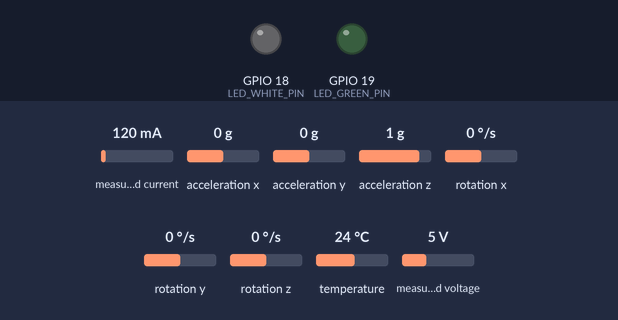
Recording of a sketch running on a simulated ESP32. On the bench: output pins drawn as LEDs (lit = HIGH). Inputs (shaded band) come from the test bench; at power-on: measured current 120 mA, acceleration x 0 g, acceleration y 0 g, acceleration z 1 g, rotation x 0 °/s, rotation y 0 °/s, rotation z 0 °/s, temperature 24 °C, measured voltage 5 V. What the sketch prints to the serial monitor is not drawn.

Above: at 0.0 s.
At 1.6 s:
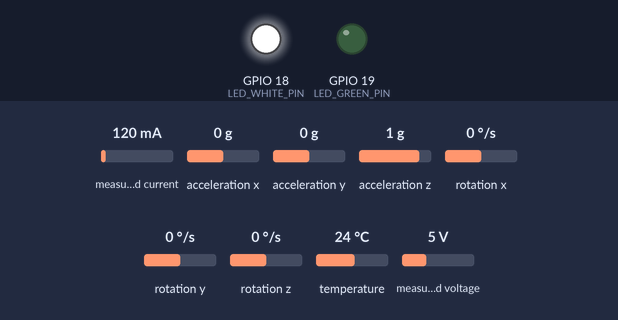
At 9.1 s:
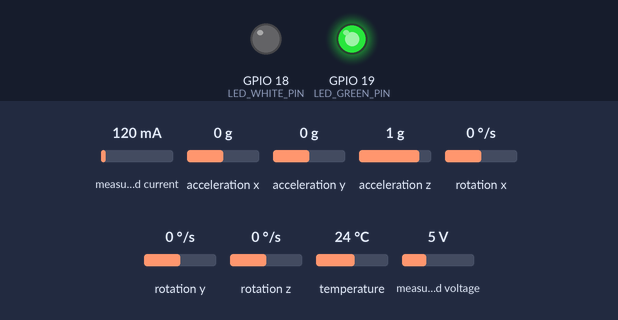
Timing chart, 0 to 10.6 s (numbered marks = the images above):
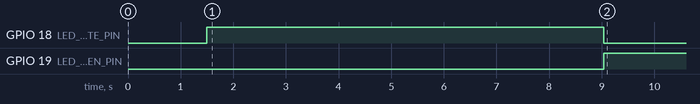

The sketch:

esp_bench_real_debug.ino
```cpp
#include <Wire.h>
#include <Adafruit_INA219.h>
#include <Adafruit_MPU6050.h>
#include <Adafruit_Sensor.h>
#include <math.h>
#include <stdio.h>

Adafruit_INA219 ina219;
Adafruit_MPU6050 mpu;

// --------------------------------------------------
// Hardware
// --------------------------------------------------
const int LED_GREEN_PIN = 19;
const int LED_WHITE_PIN = 18;
const int I2C_SDA_PIN = 21;
const int I2C_SCL_PIN = 22;

// If current is reversed with your wiring, set this to true.
const bool CURRENT_INVERT = false;

// Better default for a small motor.
// Change to true only if startup peaks saturate.
const bool INA_USE_32V_2A = false;

// Debug options
const bool CURRENT_DEBUG_NOTES = true;

// false = keep your normal demo behavior (delta above baseline on the chart)
// true  = send absolute current to the page for debugging
const bool CURRENT_DEBUG_SEND_ABSOLUTE_TO_UI = false;

// --------------------------------------------------
// Timing
// --------------------------------------------------
const unsigned long LOOP_MS = 250;
unsigned long lastLoopMs = 0;

// --------------------------------------------------
// Sensor availability
// --------------------------------------------------
bool inaAvailable = false;
bool mpuAvailable = false;

// --------------------------------------------------
// Current filtering (INA219)
// current_a sent to UI = delta above rest baseline
// unless CURRENT_DEBUG_SEND_ABSOLUTE_TO_UI = true
// --------------------------------------------------
const int CURRENT_WINDOW = 5;
float currentWindow[CURRENT_WINDOW];
int currentWindowCount = 0;
int currentWindowIndex = 0;

float filteredCurrentAbs = 0.0f;
float displayedCurrent = 0.0f;

const float CURRENT_ZERO_CLAMP = 0.003f;
const float CURRENT_UI_ZERO_CLAMP = 0.003f;
const float CURRENT_RISE_ALPHA = 0.25f;
const float CURRENT_FALL_ALPHA = 0.55f;
const float CURRENT_FAST_ALPHA = 0.50f;
const float CURRENT_SLOW_ALPHA = 0.18f;
const float CURRENT_STATE_CHANGE_THRESHOLD = 0.020f;
const float CURRENT_QUANT_STEP = 0.002f;

// Raw current debug values
float lastCurrentSignedRaw = 0.0f;
float lastCurrentAbsForFilter = 0.0f;
float lastCurrentMedian = 0.0f;
float lastCurrentDelta = 0.0f;
float lastCurrentUi = 0.0f;
float lastBusVoltage = 0.0f;
float lastShuntMv = 0.0f;
float lastLoadVoltage = 0.0f;

// --------------------------------------------------
// Current-based operating cases
// Deltas above baseline current
// --------------------------------------------------
const float CASE_REST_DELTA_MAX = 0.008f;
const float CASE_NO_LOAD_DELTA_MAX = 0.050f;
const float CASE_ONE_WHEEL_DELTA_MAX = 0.100f;
const float CASE_TWO_WHEELS_DELTA_MAX = 0.180f;
const float CASE_FINGER_DELTA_MIN = 0.300f;

const float CURRENT_WARN_DELTA = 0.180f;
const float CURRENT_DANGER_DELTA = 0.300f;
const float CASE_HYST_A = 0.010f;

// --------------------------------------------------
// Vibration / MPU6050
// --------------------------------------------------
const int RMS_WINDOW = 20;
float vibBuffer[RMS_WINDOW];
int vibIdx = 0;
int vibCount = 0;

const float GRAVITY_MS2 = 9.81f;
const float VIB_ALPHA = 0.20f;
float filteredVibRms = 0.0f;

const float VIB_WARN_FACTOR = 2.50f;
const float VIB_WARN_MIN_OFFSET = 0.25f;
const float VIB_DANGER_FACTOR = 4.00f;
const float VIB_DANGER_MIN_OFFSET = 0.60f;

// --------------------------------------------------
// Calibration
// --------------------------------------------------
bool calibrated = false;
int calibCount = 0;
const int CALIB_SAMPLES = 30;

float calibSumVib = 0.0f;
float calibSumCurrent = 0.0f;

float baseline_vib = 0.0f;
float baseline_current = 0.0f;

float THRESH_VIB = 0.0f;
float THRESH_VIB_DANGER = 0.0f;
float THRESH_CURRENT = 0.0f;
float THRESH_CURRENT_DANGER = 0.0f;

// --------------------------------------------------
// Hysteresis latches
// --------------------------------------------------
const float HYSTERESIS_RATIO = 0.10f;
bool currentWarnLatched = false;
bool currentDangerLatched = false;
bool vibWarnLatched = false;
bool vibDangerLatched = false;

// --------------------------------------------------
// Operating cases
// --------------------------------------------------
enum OperatingCase {
  OP_REST,
  OP_NO_LOAD,
  OP_ONE_WHEEL,
  OP_TWO_WHEELS,
  OP_OVERLOAD,
  OP_FINGER
};

OperatingCase operatingCase = OP_REST;

// --------------------------------------------------
// LED modes
// --------------------------------------------------
enum LedMode {
  LED_MODE_NORMAL,
  LED_MODE_WARNING,
  LED_MODE_DANGER
};

LedMode ledMode = LED_MODE_WARNING;
bool whiteBlinkState = false;
unsigned long lastBlinkMs = 0;
const unsigned long DANGER_BLINK_MS = 120;

// --------------------------------------------------
// Helpers
// --------------------------------------------------
float quantizeValue(float value, float step) {
  if (step <= 0.0f) return value;
  return roundf(value / step) * step;
}

void sortSmallArray(float *arr, int n) {
  for (int i = 1; i < n; i++) {
    float key = arr[i];
    int j = i - 1;
    while (j >= 0 && arr[j] > key) {
      arr[j + 1] = arr[j];
      j--;
    }
    arr[j + 1] = key;
  }
}

void pushCurrentWindow(float value) {
  currentWindow[currentWindowIndex] = value;
  currentWindowIndex = (currentWindowIndex + 1) % CURRENT_WINDOW;
  if (currentWindowCount < CURRENT_WINDOW) currentWindowCount++;
}

float getCurrentMedian() {
  if (currentWindowCount <= 0) return 0.0f;

  float temp[CURRENT_WINDOW];
  for (int i = 0; i < currentWindowCount; i++) {
    temp[i] = currentWindow[i];
  }

  sortSmallArray(temp, currentWindowCount);

  if (currentWindowCount % 2 == 1) {
    return temp[currentWindowCount / 2];
  }

  int mid = currentWindowCount / 2;
  return 0.5f * (temp[mid - 1] + temp[mid]);
}

float readCurrentSignedRaw() {
  if (!inaAvailable) {
    lastBusVoltage = 0.0f;
    lastShuntMv = 0.0f;
    lastLoadVoltage = 0.0f;
    lastCurrentSignedRaw = 0.0f;
    return 0.0f;
  }

  lastBusVoltage = ina219.getBusVoltage_V();
  lastShuntMv = ina219.getShuntVoltage_mV();
  lastLoadVoltage = lastBusVoltage + (lastShuntMv / 1000.0f);

  float current = ina219.getCurrent_mA() / 1000.0f;
  if (CURRENT_INVERT) {
    current = -current;
  }

  lastCurrentSignedRaw = current;
  return current;
}

float readCurrentStableAbsolute() {
  float signedRaw = readCurrentSignedRaw();

  float currentForFilter = signedRaw;
  if (currentForFilter < 0.0f) {
    currentForFilter = 0.0f;
  }
  if (currentForFilter < CURRENT_ZERO_CLAMP) {
    currentForFilter = 0.0f;
  }

  lastCurrentAbsForFilter = currentForFilter;

  pushCurrentWindow(currentForFilter);
  float medianCurrent = getCurrentMedian();
  lastCurrentMedian = medianCurrent;

  float alpha = (medianCurrent >= filteredCurrentAbs) ? CURRENT_RISE_ALPHA : CURRENT_FALL_ALPHA;
  filteredCurrentAbs = alpha * medianCurrent + (1.0f - alpha) * filteredCurrentAbs;

  if (filteredCurrentAbs < CURRENT_ZERO_CLAMP) {
    filteredCurrentAbs = 0.0f;
  }

  return filteredCurrentAbs;
}

float shapeCurrentForUi(float currentDelta) {
  if (currentDelta < CURRENT_UI_ZERO_CLAMP) {
    displayedCurrent = 0.0f;
    return 0.0f;
  }

  float diff = currentDelta - displayedCurrent;
  float alpha = (fabsf(diff) > CURRENT_STATE_CHANGE_THRESHOLD)
    ? CURRENT_FAST_ALPHA
    : CURRENT_SLOW_ALPHA;

  displayedCurrent += alpha * diff;
  displayedCurrent = quantizeValue(displayedCurrent, CURRENT_QUANT_STEP);

  if (displayedCurrent < CURRENT_UI_ZERO_CLAMP) {
    displayedCurrent = 0.0f;
  }

  return displayedCurrent;
}

float computeRMS(float newVal) {
  vibBuffer[vibIdx] = newVal * newVal;
  vibIdx = (vibIdx + 1) % RMS_WINDOW;
  if (vibCount < RMS_WINDOW) vibCount++;

  float sum = 0.0f;
  for (int i = 0; i < vibCount; i++) {
    sum += vibBuffer[i];
  }

  return sqrtf(sum / vibCount);
}

float smoothValue(float raw, float prev, float alpha) {
  return alpha * raw + (1.0f - alpha) * prev;
}

bool applyHysteresis(bool latched, float value, float threshold) {
  float enterThreshold = threshold;
  float exitThreshold = threshold * (1.0f - HYSTERESIS_RATIO);

  if (!latched && value > enterThreshold) return true;
  if (latched && value < exitThreshold) return false;
  return latched;
}

void printCurrentDebugNote(float baselineCurrentValue, float currentDelta, float currentUi) {
  if (!CURRENT_DEBUG_NOTES) return;

  lastCurrentDelta = currentDelta;
  lastCurrentUi = currentUi;

  Serial.print("# DEBUG current_signed_raw_a=");
  Serial.print(lastCurrentSignedRaw, 4);
  Serial.print(" abs_for_filter_a=");
  Serial.print(lastCurrentAbsForFilter, 4);
  Serial.print(" median_a=");
  Serial.print(lastCurrentMedian, 4);
  Serial.print(" baseline_a=");
  Serial.print(baselineCurrentValue, 4);
  Serial.print(" delta_a=");
  Serial.print(currentDelta, 4);
  Serial.print(" ui_a=");
  Serial.print(currentUi, 4);
  Serial.print(" bus_v=");
  Serial.print(lastBusVoltage, 3);
  Serial.print(" shunt_mv=");
  Serial.print(lastShuntMv, 3);
  Serial.print(" load_v=");
  Serial.println(lastLoadVoltage, 3);
}

// --------------------------------------------------
// Operating case logic
// --------------------------------------------------
const char *operatingCaseTag(OperatingCase op) {
  switch (op) {
    case OP_REST: return "REST";
    case OP_NO_LOAD: return "NO_LOAD";
    case OP_ONE_WHEEL: return "ONE_WHEEL";
    case OP_TWO_WHEELS: return "TWO_WHEELS";
    case OP_OVERLOAD: return "OVERLOAD";
    case OP_FINGER: return "FINGER";
    default: return "UNKNOWN";
  }
}

void updateOperatingCase(float currentDelta) {
  switch (operatingCase) {
    case OP_REST:
      if (currentDelta > CASE_REST_DELTA_MAX + CASE_HYST_A) operatingCase = OP_NO_LOAD;
      break;

    case OP_NO_LOAD:
      if (currentDelta < CASE_REST_DELTA_MAX - CASE_HYST_A) operatingCase = OP_REST;
      else if (currentDelta > CASE_NO_LOAD_DELTA_MAX + CASE_HYST_A) operatingCase = OP_ONE_WHEEL;
      break;

    case OP_ONE_WHEEL:
      if (currentDelta < CASE_NO_LOAD_DELTA_MAX - CASE_HYST_A) operatingCase = OP_NO_LOAD;
      else if (currentDelta > CASE_ONE_WHEEL_DELTA_MAX + CASE_HYST_A) operatingCase = OP_TWO_WHEELS;
      break;

    case OP_TWO_WHEELS:
      if (currentDelta < CASE_ONE_WHEEL_DELTA_MAX - CASE_HYST_A) operatingCase = OP_ONE_WHEEL;
      else if (currentDelta > CASE_TWO_WHEELS_DELTA_MAX + CASE_HYST_A) operatingCase = OP_OVERLOAD;
      break;

    case OP_OVERLOAD:
      if (currentDelta < CASE_TWO_WHEELS_DELTA_MAX - CASE_HYST_A) operatingCase = OP_TWO_WHEELS;
      else if (currentDelta > CASE_FINGER_DELTA_MIN + CASE_HYST_A) operatingCase = OP_FINGER;
      break;

    case OP_FINGER:
      if (currentDelta < CASE_FINGER_DELTA_MIN - CASE_HYST_A) operatingCase = OP_OVERLOAD;
      break;
  }
}

// --------------------------------------------------
// LEDs
// --------------------------------------------------
void setLedMode(LedMode newMode) {
  if (ledMode != newMode) {
    ledMode = newMode;
    if (ledMode != LED_MODE_DANGER) {
      whiteBlinkState = false;
    }
  }
}

void updateLeds() {
  if (ledMode == LED_MODE_NORMAL) {
    digitalWrite(LED_GREEN_PIN, HIGH);
    digitalWrite(LED_WHITE_PIN, LOW);
    return;
  }

  if (ledMode == LED_MODE_WARNING) {
    digitalWrite(LED_GREEN_PIN, LOW);
    digitalWrite(LED_WHITE_PIN, HIGH);
    return;
  }

  digitalWrite(LED_GREEN_PIN, LOW);
  if (millis() - lastBlinkMs >= DANGER_BLINK_MS) {
    lastBlinkMs = millis();
    whiteBlinkState = !whiteBlinkState;
  }
  digitalWrite(LED_WHITE_PIN, whiteBlinkState ? HIGH : LOW);
}

// --------------------------------------------------
// Status for app
// --------------------------------------------------
void buildStatusString(
  char *out,
  size_t outSize,
  bool isDanger,
  bool currentWarn,
  bool vibWarn,
  OperatingCase op
) {
  const char *caseTag = operatingCaseTag(op);

  if (isDanger) {
    snprintf(out, outSize, "ANOMALY_DANGER_%s", caseTag);
    return;
  }

  if (currentWarn && vibWarn) {
    snprintf(out, outSize, "ANOMALY_BOTH_%s", caseTag);
    return;
  }

  if (currentWarn) {
    snprintf(out, outSize, "ANOMALY_CURRENT_%s", caseTag);
    return;
  }

  if (vibWarn) {
    snprintf(out, outSize, "ANOMALY_VIB_%s", caseTag);
    return;
  }

  snprintf(out, outSize, "NORMAL_%s", caseTag);
}

// --------------------------------------------------
// CSV output for ExperimentPage
// --------------------------------------------------
void printCsvLine(
  unsigned long timestampMs,
  float current,
  float vibRaw,
  float vibRms,
  float tempC,
  const char *status,
  int calibCountValue,
  int calibTotalValue,
  float baselineVibValue,
  float baselineCurrentValue,
  float threshVibValue,
  float threshCurrentValue
) {
  Serial.print(timestampMs);
  Serial.print(",");
  Serial.print(current, 4);
  Serial.print(",");
  Serial.print(vibRaw, 4);
  Serial.print(",");
  Serial.print(vibRms, 4);
  Serial.print(",");
  Serial.print(tempC, 2);
  Serial.print(",");
  Serial.print(status);
  Serial.print(",");
  Serial.print(calibCountValue);
  Serial.print(",");
  Serial.print(calibTotalValue);
  Serial.print(",");
  Serial.print(baselineVibValue, 4);
  Serial.print(",");
  Serial.print(baselineCurrentValue, 4);
  Serial.print(",");
  Serial.print(threshVibValue, 4);
  Serial.print(",");
  Serial.println(threshCurrentValue, 4);
}

// --------------------------------------------------
// Setup
// --------------------------------------------------
void setup() {
  Serial.begin(115200);
  delay(1500);

  pinMode(LED_GREEN_PIN, OUTPUT);
  pinMode(LED_WHITE_PIN, OUTPUT);
  digitalWrite(LED_GREEN_PIN, LOW);
  digitalWrite(LED_WHITE_PIN, LOW);

  for (int i = 0; i < CURRENT_WINDOW; i++) {
    currentWindow[i] = 0.0f;
  }

  for (int i = 0; i < RMS_WINDOW; i++) {
    vibBuffer[i] = 0.0f;
  }

  setLedMode(LED_MODE_WARNING);
  updateLeds();

  Serial.println("# BOOT_OK");

  Wire.begin(I2C_SDA_PIN, I2C_SCL_PIN);

  if (ina219.begin()) {
    inaAvailable = true;
    if (INA_USE_32V_2A) {
      ina219.setCalibration_32V_2A();
      Serial.println("# INA219_OK_CAL_32V_2A");
    } else {
      ina219.setCalibration_32V_1A();
      Serial.println("# INA219_OK_CAL_32V_1A");
    }
  } else {
    inaAvailable = false;
    Serial.println("# INA219_FAIL_CURRENT_OFF_MODE");
  }

  if (mpu.begin()) {
    mpuAvailable = true;
    mpu.setAccelerometerRange(MPU6050_RANGE_8_G);
    mpu.setGyroRange(MPU6050_RANGE_500_DEG);
    mpu.setFilterBandwidth(MPU6050_BAND_21_HZ);
    Serial.println("# MPU_OK");
  } else {
    mpuAvailable = false;
    Serial.println("# MPU_FAIL_VIB_OFF_MODE");
  }

  Serial.println("# Startup calibration: keep motor OFF / at rest");
  Serial.println("timestamp_ms,current_a,vibration_raw,vibration_rms,temp_c,status,calib_count,calib_total,baseline_vib,baseline_current,thresh_vib,thresh_current");
}

// --------------------------------------------------
// Loop
// --------------------------------------------------
void loop() {
  updateLeds();

  if (millis() - lastLoopMs < LOOP_MS) return;
  lastLoopMs = millis();

  float currentAbs = readCurrentStableAbsolute();

  float vibRaw = 0.0f;
  float tempC = 0.0f;

  if (mpuAvailable) {
    sensors_event_t a, g, temp;
    mpu.getEvent(&a, &g, &temp);

    float ax = a.acceleration.x;
    float ay = a.acceleration.y;
    float az = a.acceleration.z;
    float totalAcc = sqrtf(ax * ax + ay * ay + az * az);

    vibRaw = fabsf(totalAcc - GRAVITY_MS2);
    filteredVibRms = smoothValue(computeRMS(vibRaw), filteredVibRms, VIB_ALPHA);
    tempC = temp.temperature;
  } else {
    vibRaw = 0.0f;
    filteredVibRms = 0.0f;
    tempC = 0.0f;
  }

  if (!calibrated) {
    setLedMode(LED_MODE_WARNING);

    calibCount++;
    calibSumVib += filteredVibRms;
    calibSumCurrent += currentAbs;

    float runningBaselineVib = calibSumVib / calibCount;
    float runningBaselineCurrent = calibSumCurrent / calibCount;
    float runningThreshVib = fmaxf(
      runningBaselineVib * VIB_WARN_FACTOR,
      runningBaselineVib + VIB_WARN_MIN_OFFSET
    );

    printCsvLine(
      millis(),
      currentAbs,
      vibRaw,
      filteredVibRms,
      tempC,
      "CALIBRATING",
      calibCount,
      CALIB_SAMPLES,
      runningBaselineVib,
      runningBaselineCurrent,
      runningThreshVib,
      CURRENT_WARN_DELTA
    );

    if (calibCount >= CALIB_SAMPLES) {
      baseline_vib = runningBaselineVib;
      baseline_current = runningBaselineCurrent;

      THRESH_VIB = fmaxf(
        baseline_vib * VIB_WARN_FACTOR,
        baseline_vib + VIB_WARN_MIN_OFFSET
      );
      THRESH_VIB_DANGER = fmaxf(
        baseline_vib * VIB_DANGER_FACTOR,
        baseline_vib + VIB_DANGER_MIN_OFFSET
      );
      THRESH_CURRENT = CURRENT_WARN_DELTA;
      THRESH_CURRENT_DANGER = CURRENT_DANGER_DELTA;

      calibrated = true;
      operatingCase = OP_REST;

      Serial.print("# READY | baseline_current_abs=");
      Serial.print(baseline_current, 4);
      Serial.print(" | baseline_vibration=");
      Serial.print(baseline_vib, 4);
      Serial.print(" | current_warn_delta=");
      Serial.print(THRESH_CURRENT, 4);
      Serial.print(" | current_danger_delta=");
      Serial.print(THRESH_CURRENT_DANGER, 4);
      Serial.print(" | vib_warn=");
      Serial.print(THRESH_VIB, 4);
      Serial.print(" | vib_danger=");
      Serial.println(THRESH_VIB_DANGER, 4);
    }

    return;
  }

  float currentDelta = currentAbs - baseline_current;
  if (currentDelta < 0.0f) {
    currentDelta = 0.0f;
  }

  float currentForUi = shapeCurrentForUi(currentDelta);
  printCurrentDebugNote(baseline_current, currentDelta, currentForUi);

  if (currentForUi < CURRENT_UI_ZERO_CLAMP) {
    operatingCase = OP_REST;
  } else {
    updateOperatingCase(currentForUi);
  }

  currentWarnLatched = applyHysteresis(currentWarnLatched, currentForUi, THRESH_CURRENT);
  currentDangerLatched = applyHysteresis(currentDangerLatched, currentForUi, THRESH_CURRENT_DANGER);

  if (mpuAvailable) {
    vibWarnLatched = applyHysteresis(vibWarnLatched, filteredVibRms, THRESH_VIB);
    vibDangerLatched = applyHysteresis(vibDangerLatched, filteredVibRms, THRESH_VIB_DANGER);
  } else {
    vibWarnLatched = false;
    vibDangerLatched = false;
  }

  bool currentWarn = currentWarnLatched || (operatingCase == OP_OVERLOAD);
  bool currentDanger = currentDangerLatched || (operatingCase == OP_FINGER);
  bool vibWarn = vibWarnLatched;
  bool vibDanger = vibDangerLatched;
  bool isDanger = currentDanger || vibDanger;
  bool isWarning = (!isDanger) && (currentWarn || vibWarn);

  if (isDanger) {
    setLedMode(LED_MODE_DANGER);
  } else if (isWarning) {
    setLedMode(LED_MODE_WARNING);
  } else {
    setLedMode(LED_MODE_NORMAL);
  }

  char status[48];
  buildStatusString(status, sizeof(status), isDanger, currentWarn, vibWarn, operatingCase);

  float currentCsv = CURRENT_DEBUG_SEND_ABSOLUTE_TO_UI ? currentAbs : currentForUi;
  float currentThresholdCsv = CURRENT_DEBUG_SEND_ABSOLUTE_TO_UI
    ? (baseline_current + THRESH_CURRENT)
    : THRESH_CURRENT;

  printCsvLine(
    millis(),
    currentCsv,
    vibRaw,
    filteredVibRms,
    tempC,
    status,
    CALIB_SAMPLES,
    CALIB_SAMPLES,
    baseline_vib,
    baseline_current,
    THRESH_VIB,
    currentThresholdCsv
  );
}
```

Measured:
- by itself, GPIO 18 (LED_WHITE_PIN): HIGH → LOW at 9.0 s
- by itself, GPIO 19 (LED_GREEN_PIN): LOW → HIGH at 9.0 s
